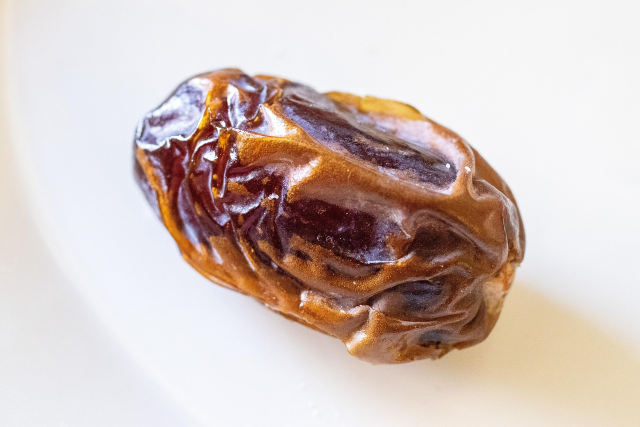
#> input picture 经营档案/图片/网络素材/date-fruit.jpg, 1280 x 853 px, found by its file name (shown at 1/2 size); its folder holds only this picture in this run
$ python process_images.py
#> lines starting #> are read from the running program, lines starting #| are printed output that depends on the picture
#!/usr/bin/env python3
"""批量处理网络素材图 → 1024x1024 白底成品图（商品详情/内容素材用）"""
import os
from PIL import Image, ImageEnhance

SRC = "/workspace/经营档案/图片/网络素材"
OUT = os.path.join(SRC, "成品")
SIZE = 1024
os.makedirs(OUT, exist_ok=True)

SKIP = {"成品"}
count = 0
for f in sorted(os.listdir(SRC)):
    if f in SKIP or not f.lower().endswith((".jpg", ".jpeg", ".png")):
        continue
    src = os.path.join(SRC, f)
    try:
        im = Image.open(src).convert("RGB")
#> im is the input picture: PIL image 1280x853 RGB; mean R, G, B 210.3, 194.6, 189.1
    except Exception as e:
        print(f"SKIP {f}: {e}")
        continue
    # contain 模式：等比缩放到 1024 以内，白底画布填充
    im.thumbnail((SIZE, SIZE), Image.LANCZOS)
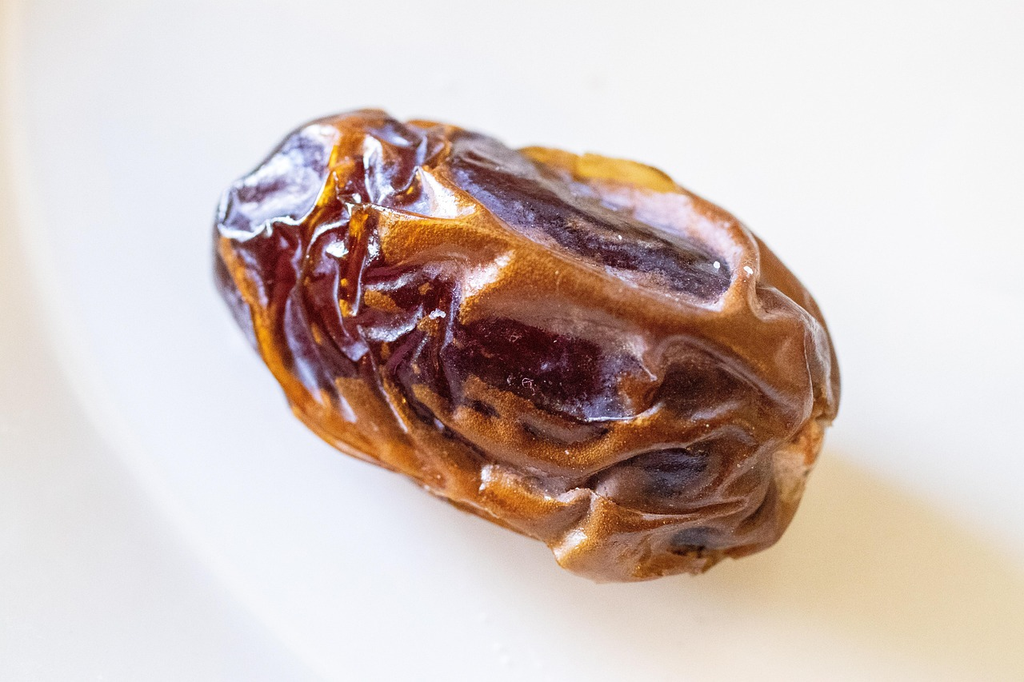
#> im: PIL image 1024x682 RGB; mean R, G, B 210.3, 194.6, 189.1
    canvas = Image.new("RGB", (SIZE, SIZE), (255, 255, 255))
#> canvas: PIL image 1024x1024 RGB; every value is 255
    x = (SIZE - im.width) // 2
#> x = 0
    y = (SIZE - im.height) // 2
#> y = 171
    canvas.paste(im, (x, y))
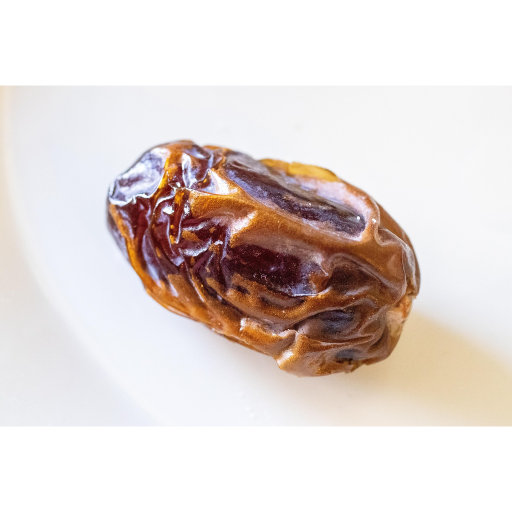
#> canvas: PIL image 1024x1024 RGB (shown at 1/2 size); mean R, G, B 225.2, 214.8, 211.1
    # 微提亮度让画面更干净（白底产品图风格）
    canvas = ImageEnhance.Brightness(canvas).enhance(1.04)
    name = os.path.splitext(f)[0]
    out = os.path.join(OUT, f"{name}_1024.jpg")
    canvas.save(out, "JPEG", quality=90)
    count += 1
    print(f"OK {name} {canvas.size}")
#| OK date-fruit (1024, 1024)

print(f"TOTAL {count}")

$ run again, on 经营档案/图片/网络素材/jujube.jpg
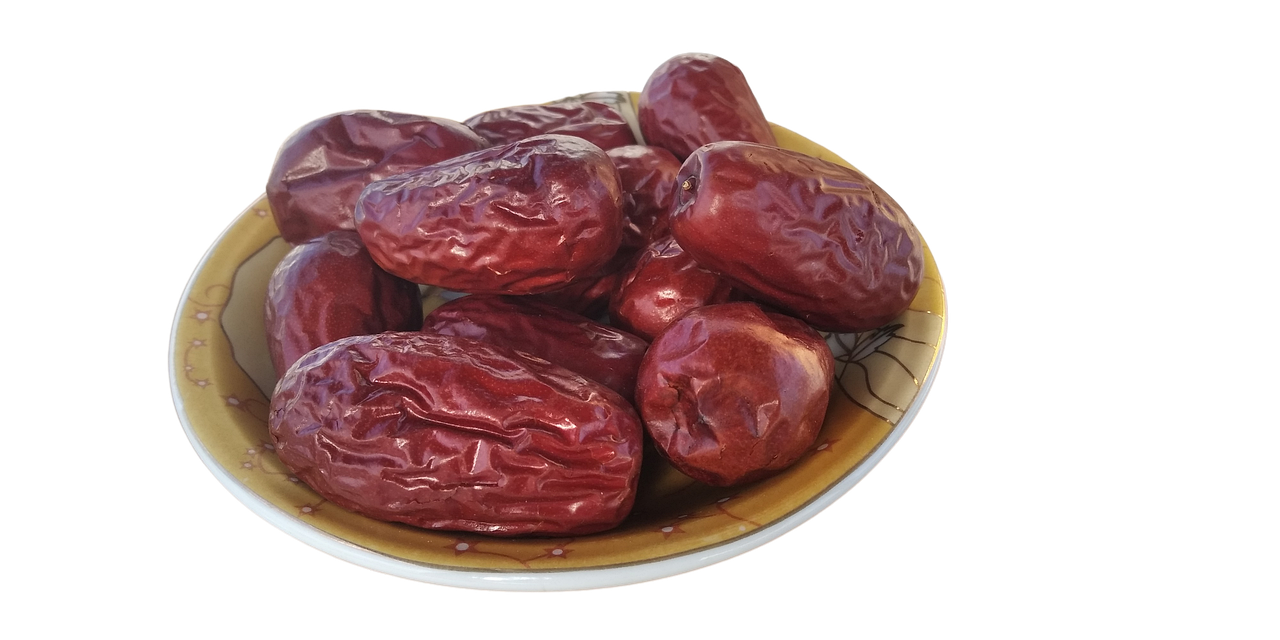
#> input picture 经营档案/图片/网络素材/jujube.jpg, 1280 x 640 px, found by its file name
#> `im.thumbnail((SIZE, SIZE), Image.LANCZOS)`:
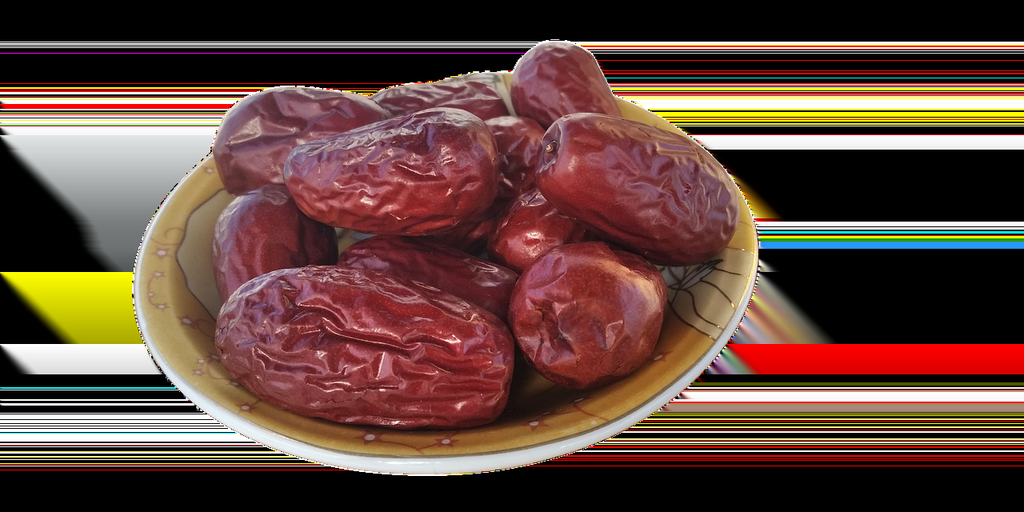
#> im: PIL image 1024x512 RGB; mean R, G, B 97.9, 68.9, 58.9
#> `canvas.paste(im, (x, y))`:
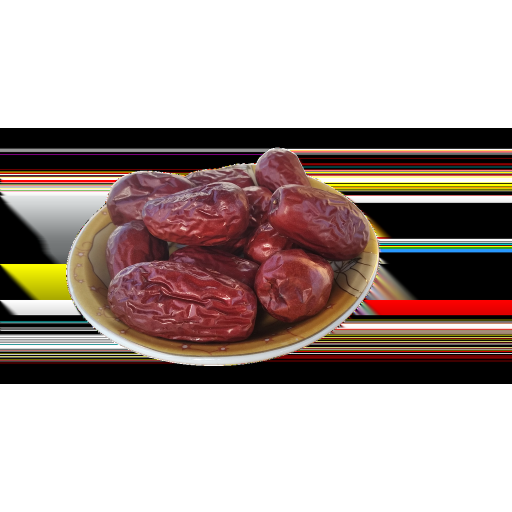
#> canvas: PIL image 1024x1024 RGB (shown at 1/2 size); mean R, G, B 176.4, 161.9, 157
#| OK jujube (1024, 1024)
